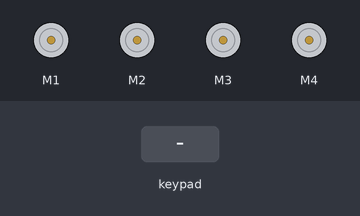
Simulated run of this sketch. Board: Arduino Uno, built with avr-gcc and run on an emulated ATmega328P. Parts: 4 × DC motor (green arrow = forward, orange = backward, longer = faster). Inputs (shaded band) come from the test bench.

Above: at 1.2 s.
1.3 s: key 'U' pressed
At 1.5 s:
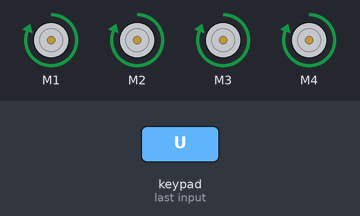
3.2 s: key 'D' pressed
At 3.4 s:
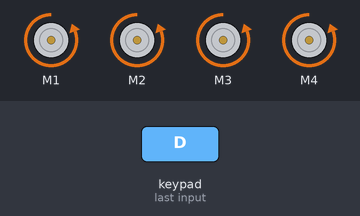
5.1 s: key 'L' pressed
At 5.3 s:
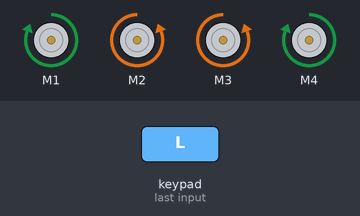
7.0 s: key 'R' pressed
At 7.2 s:
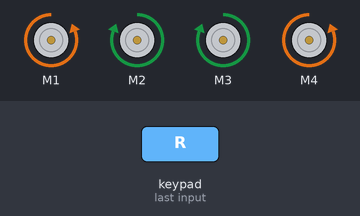
Timing chart, 0 to 9.9 s (numbered marks = the images above; inputs shaded):
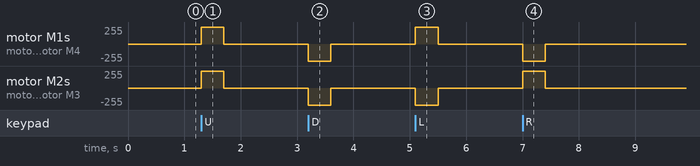

Measured:
- after the input at 1.3 s, motor M1–4: stopped → forward 255/255 at once, → stopped 0.40 s later
- after the input at 3.2 s, motor M1–4: stopped → backward 255/255 at once, → stopped 0.40 s later
- after the input at 5.1 s, motor M1, motor M4: stopped → forward 255/255 at once, → stopped 0.40 s later; motor M2, motor M3: stopped → backward 255/255 at once, → stopped 0.40 s later
- after the input at 7.0 s, motor M1, motor M4: stopped → backward 255/255 at once, → stopped 0.40 s later; motor M2, motor M3: stopped → forward 255/255 at once, → stopped 0.40 s later

The sketch:

dabble2.ino
```cpp
#include <AFMotor.h>
#define CUSTOM_SETTINGS
#define INCLUDE_GAMEPAD_MODULE
#include <Dabble.h>

// Define the motors using the Adafruit Motor Shield library
AF_DCMotor motor1(1);  // Motor 1
AF_DCMotor motor2(2);  // Motor 2
AF_DCMotor motor3(3);  // Motor 3
AF_DCMotor motor4(4);  // Motor 4

void setup() {
  Serial.begin(9600);  // Start the serial monitor to see the test progress

  // Test all motors at the beginning to ensure they are all initialized correctly
  motor1.setSpeed(255);
  motor2.setSpeed(255);
  motor3.setSpeed(255);
  motor4.setSpeed(255);

  Dabble.begin(9600, 9, 10);
}

void loop() {
  Dabble.processInput();
  if (GamePad.isUpPressed()) {
    forward();
  } else if (GamePad.isDownPressed()) {
    backward();
  } else if (GamePad.isLeftPressed()) {
    turnleft();
  } else if (GamePad.isRightPressed()) {
    turnright();
  } else {
    stopMotors();
  }
}

void turnright() {
  motor3.run(FORWARD);
  motor1.run(BACKWARD);
  motor2.run(FORWARD);
  motor4.run(BACKWARD);
}

void turnleft() {
  motor2.run(BACKWARD);
  motor4.run(FORWARD);
  motor3.run(BACKWARD);
  motor1.run(FORWARD);
}

void forward() {
  motor3.run(FORWARD);
  motor4.run(FORWARD);
  motor1.run(FORWARD);
  motor2.run(FORWARD);
}

void backward() {
  motor3.run(BACKWARD);
  motor4.run(BACKWARD);
  motor2.run(BACKWARD);
  motor1.run(BACKWARD);
}

void stopMotors() {
  motor1.run(RELEASE);
  motor2.run(RELEASE);
  motor3.run(RELEASE);
  motor4.run(RELEASE);
}
```
